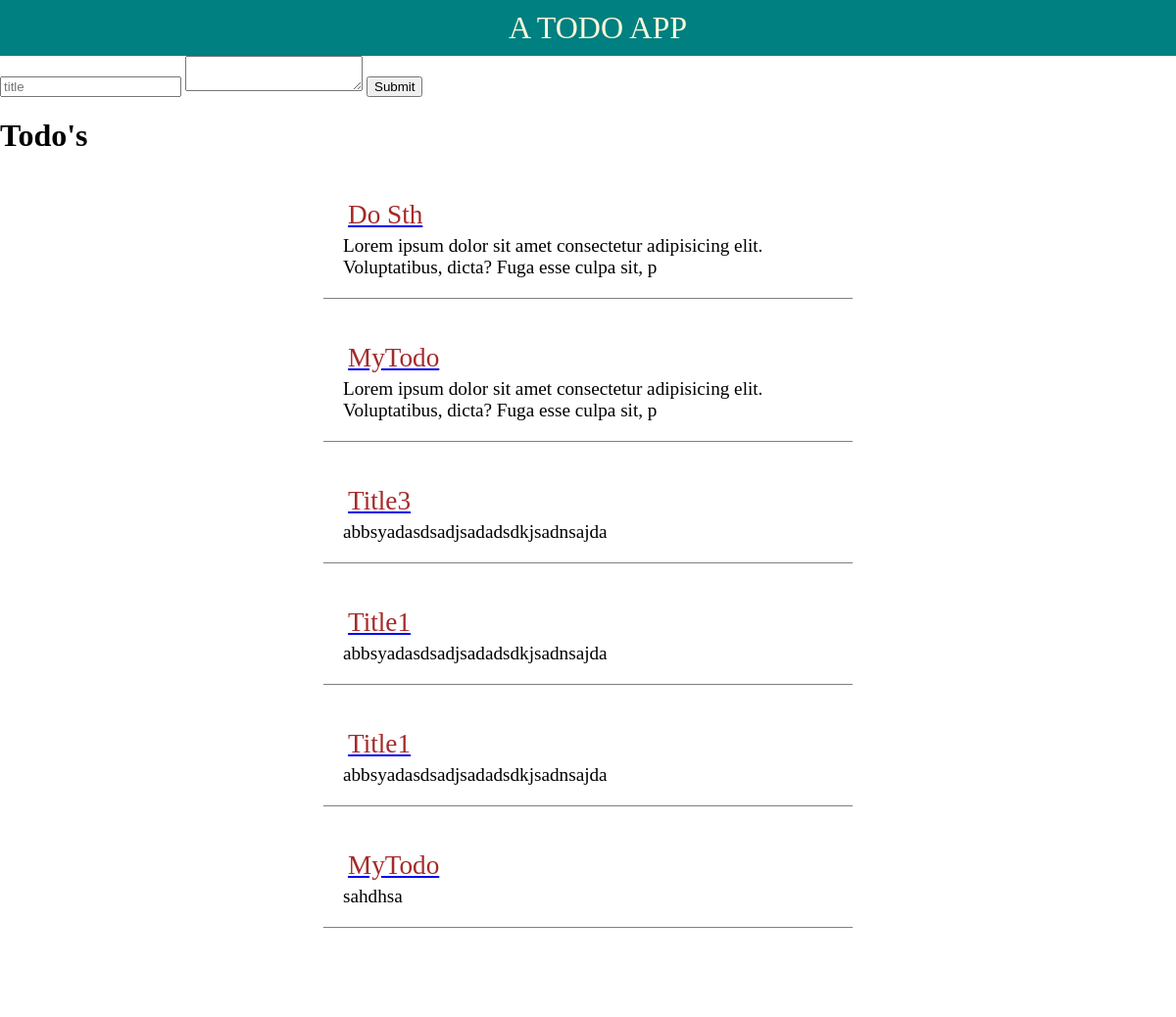
The page /sampleapp/home/ on the database its author committed.
### sampleapp/models.py (models this page shows, shortened)
class Todo(models.Model):
    title= models.CharField(max_length=10)
    is_done= models.BooleanField(default=False)
    des = models.CharField(max_length=100)

### sampleapp/views.py (the view)
# urls.py: 2. Add a URL to urlpatterns:  path('', views.home, name='home')
def home(request):
    if request.method == 'POST':
        title = request.POST['title']
        des = request.POST['des']
        todo = Todo(title=title,des=des).save()
        return render(request, 'sampleapp/home.html', {'todo': todo})
    todoList = Todo.objects.all()
    return render(request, 'sampleapp/home.html', {'todoList': todoList})

### sampleapp/templates/sampleapp/home.html (shortened to what this page needs)
{% extends 'sampleapp/base.html' %}
{% block 'body' %}
    <form method="POST">
        <input type='text' name='title' placeholder="title">
        <textarea name='des'></textarea>
        <input type="submit">
    </form>
    <h1>Todo's</h1>
    {% for todo in todoList %}
    <div class='todo'>
        <a href="{% url 'sampleapp:detail' todo.id %}"><div class="title">{{todo.title}}</div></a>
        <div class="des">{{todo.des}}</div>
    </div>
    {% endfor %}
    <div class='todo'>
        <div class="title">{{todo.title}}</div>
    </div>
{% endblock %}

### sampleapp/static/css/abc1.css (style rules this page uses)
body { position: relative; height: 100%; padding: 0; margin: 0; }
.todo { width: 500px; margin: 20px auto; padding: 20px; border-bottom: 1px solid grey; }
.todo .title { font-size: 1.7em; padding: 5px; color: brown; }
.todo .des { font-size: 1.2em; }

### rows shown on the page
Todo: title "Do Sth", des "Lorem ipsum dolor sit amet consectetur adipisicing elit. Voluptatibus, dicta? Fuga esse culpa sit, p"
Todo: title "MyTodo", des "Lorem ipsum dolor sit amet consectetur adipisicing elit. Voluptatibus, dicta? Fuga esse culpa sit, p"
Todo: title "Title3", des "abbsyadasdsadjsadadsdkjsadnsajda"
Todo: title "Title1", des "abbsyadasdsadjsadadsdkjsadnsajda"
Todo: title "Title1", des "abbsyadasdsadjsadadsdkjsadnsajda"
Todo: title "MyTodo", des "sahdhsa"
